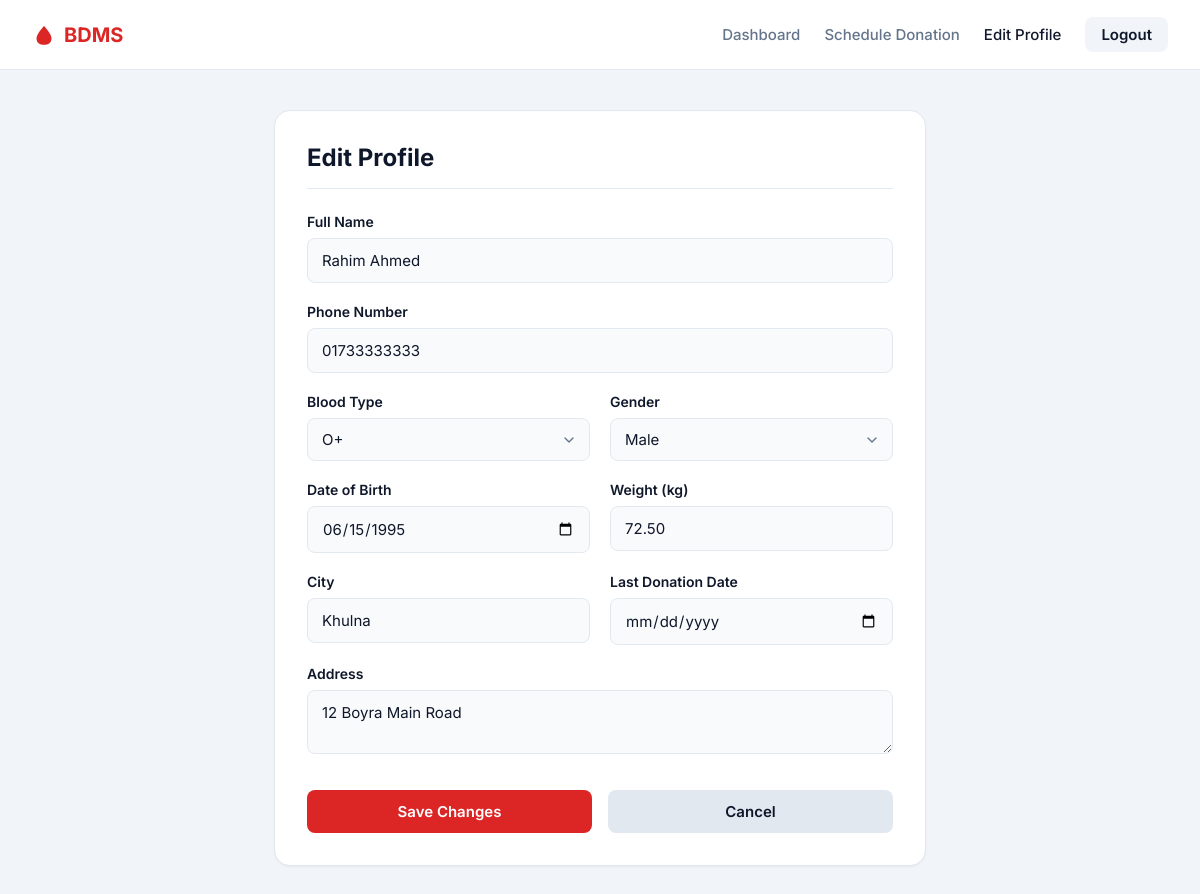
Screenshot of /donor-edit-profile.php (signed in) with the database file from the repository.
### tables this page shows
CREATE TABLE IF NOT EXISTS `users` (
  `id` INT AUTO_INCREMENT PRIMARY KEY,
  `full_name` VARCHAR(100) NOT NULL,
  `email` VARCHAR(150) UNIQUE NOT NULL,
  `phone` VARCHAR(20) UNIQUE NOT NULL,
  `password_hash` VARCHAR(255) NOT NULL,
  `role` ENUM('donor', 'recipient', 'admin') DEFAULT 'donor',
  `blood_type` ENUM('A+', 'A-', 'B+', 'B-', 'AB+', 'AB-', 'O+', 'O-') NULL,
  `date_of_birth` DATE NULL,
  `weight_kg` DECIMAL(5,2) NULL,
  `gender` ENUM('male', 'female', 'other') NULL,
  `address` VARCHAR(255) NULL,
  `city` VARCHAR(100) NULL,
  `last_donation_date` DATE NULL,
  `is_verified` TINYINT(1) DEFAULT 0,
  `status` ENUM('active', 'suspended') DEFAULT 'active',
  `created_at` TIMESTAMP DEFAULT CURRENT_TIMESTAMP,
  `updated_at` TIMESTAMP DEFAULT CURRENT_TIMESTAMP ON UPDATE CURRENT_TIMESTAMP
);

### donor-edit-profile.php (the view, shortened to what this page needs)
<?php
require_once __DIR__ . '/config/db.php';
try {
    $stmt = $pdo->prepare("SELECT * FROM users WHERE id = :id LIMIT 1");
    $stmt->execute(['id' => $_SESSION['user_id']]);
    $user = $stmt->fetch();
} catch (Exception $e) {
    die("Error: " . $e->getMessage());
}
?>
<!DOCTYPE html>
<html lang="en">
<head>
</head>
<body>
<nav class="navbar">
    <div class="nav-brand">
        <svg viewBox="0 0 32 32">
            <path d="M16 4C16 4 6 14.5 6 20.5C6 26.3 10.5 29 16 29C21.5 29 26 26.3 26 20.5C26 14.5 16 4 16 4Z"/>
        </svg>
        BDMS
    </div>
    <div class="nav-links">
        <a href="donor-dashboard.php">Dashboard</a>
        <a href="donor-schedule.php">Schedule Donation</a>
        <a href="donor-edit-profile.php" class="active">Edit Profile</a>
        <a href="logout.php" class="btn-logout">Logout</a>
    </div>
</nav>
<main class="container">
    <div class="card">
        <div class="card-header">
            <h1>Edit Profile</h1>
        </div>
        <form method="POST" action="donor-edit-profile.php">
            <div class="form-group">
                <label>Full Name</label>
                <input type="text" name="full_name" class="form-control" value="<?php echo htmlspecialchars($user['full_name']); ?>" required>
            </div>
            <div class="form-group">
                <label>Phone Number</label>
                <input type="text" name="phone" class="form-control" value="<?php echo htmlspecialchars($user['phone']); ?>" required>
            </div>
            <div class="form-row">
                <div class="form-group">
                    <label>Blood Type</label>
                    <select name="blood_type" class="form-control" required>
                        <?php
                        $blood_types = ['A+', 'A-', 'B+', 'B-', 'AB+', 'AB-', 'O+', 'O-'];
                        foreach($blood_types as $bt) {
                            $selected = ($user['blood_type'] === $bt) ? 'selected' : '';
                            echo "<option value=\"$bt\" $selected>$bt</option>";
                        }
                        ?>
                    </select>
                </div>
                <div class="form-group">
                    <label>Gender</label>
                    <select name="gender" class="form-control" required>
                        <option value="male" <?php echo ($user['gender'] === 'male') ? 'selected' : ''; ?>>Male</option>
                    </select>
                </div>
            </div>
            <div class="form-row">
                <div class="form-group">
                    <label>Date of Birth</label>
                    <input type="date" name="date_of_birth" class="form-control" value="<?php echo htmlspecialchars($user['date_of_birth']); ?>" required>
                </div>
                <div class="form-group">
                    <label>Weight (kg)</label>
                    <input type="number" name="weight_kg" class="form-control" value="<?php echo htmlspecialchars($user['weight_kg']); ?>" required>
                </div>
            </div>
            <div class="form-row">
                <div class="form-group">
                    <label>City</label>
                    <input type="text" name="city" class="form-control" value="<?php echo htmlspecialchars($user['city']); ?>" required>
                </div>
                <div class="form-group">
                    <label>Last Donation Date</label>
                    <input type="date" name="last_donation_date" class="form-control" value="<?php echo htmlspecialchars($user['last_donation_date'] ?? ''); ?>">
                </div>
            </div>
            <div class="form-group">
                <label>Address</label>
                <textarea name="address" class="form-control" rows="2"><?php echo htmlspecialchars($user['address']); ?></textarea>
            </div>
            <div class="btn-group">
                <button type="submit" class="btn btn-primary">Save Changes</button>
                <a href="donor-dashboard.php" class="btn btn-secondary">Cancel</a>
            </div>
        </form>
    </div>
</main>
</body>
</html>

### donor-edit-profile.php (style rules this page uses)
:root { --bg-color: #f1f5f9; --nav-bg: #ffffff; --card-bg: #ffffff; --text-main: #0f172a; --text-muted: #64748b; --primary: #dc2626; --primary-hover: #b91c1c; --border: #e2e8f0; --radius: 16px; --shadow-sm: 0 1px 2px 0 rgb(0 0 0 / 0.05); --shadow-md: 0 4px 6px -1px rgb(0 0 0 / 0.1), 0 2px 4px -2px rgb(0 0 0 / 0.1); }
* { box-sizing: border-box; }
body { background-color: var(--bg-color); color: var(--text-main); font-family: 'Inter', sans-serif; margin: 0; padding: 0; min-height: 100vh; display: flex; flex-direction: column; }
.navbar { background-color: var(--nav-bg); border-bottom: 1px solid var(--border); padding: 0 32px; height: 70px; display: flex; align-items: center; justify-content: space-between; position: sticky; top: 0; z-index: 10; }
.nav-brand { font-weight: 700; font-size: 20px; color: var(--primary); display: flex; align-items: center; gap: 8px; }
.nav-brand svg { width: 24px; height: 24px; fill: currentColor; }
.nav-links { display: flex; gap: 24px; align-items: center; }
.nav-links a { text-decoration: none; color: var(--text-muted); font-weight: 500; font-size: 15px; transition: color 0.2s; }
.nav-links a:hover, .nav-links a.active { color: var(--text-main); }
.nav-links a.btn-logout { background-color: #f1f5f9; color: var(--text-main); padding: 8px 16px; border-radius: 8px; font-weight: 600; }
.container { max-width: 700px; margin: 0 auto; padding: 40px 24px; width: 100%; flex: 1; }
.card { background: var(--card-bg); border: 1px solid var(--border); border-radius: var(--radius); padding: 32px; box-shadow: var(--shadow-sm); }
.card-header { margin-bottom: 24px; padding-bottom: 16px; border-bottom: 1px solid var(--border); }
.card-header h1 { font-size: 24px; margin: 0; font-weight: 700; }
.form-group { margin-bottom: 20px; }
.form-group label { display: block; font-size: 14px; font-weight: 600; margin-bottom: 8px; color: var(--text-main); }
.form-control { width: 100%; padding: 12px 14px; border: 1px solid var(--border); border-radius: 8px; font-family: 'Inter', sans-serif; font-size: 15px; background: #f8fafc; color: var(--text-main); transition: all 0.2s ease; }
.form-row { display: flex; gap: 20px; }
.form-row > .form-group { flex: 1; }
.btn-group { display: flex; gap: 16px; margin-top: 32px; }
.btn { flex: 1; padding: 12px 24px; border-radius: 8px; font-family: 'Inter', sans-serif; font-weight: 600; font-size: 15px; cursor: pointer; text-align: center; text-decoration: none; border: none; transition: all 0.2s ease; }
.btn-primary { background: var(--primary); color: #fff; }
.btn-secondary { background: #e2e8f0; color: var(--text-main); }
select.form-control { appearance: none; background-repeat: no-repeat; background-position: right 12px center; background-size: 16px; padding-right: 32px; }

### rows the page displays
users: full_name "Rahim Ahmed", phone "01733333333", gender "Male", date_of_birth "06/15/1995", weight_kg "72.50", city "Khulna", address "12 Boyra Main Road"

### other values shown
form field blood_type "O+"
